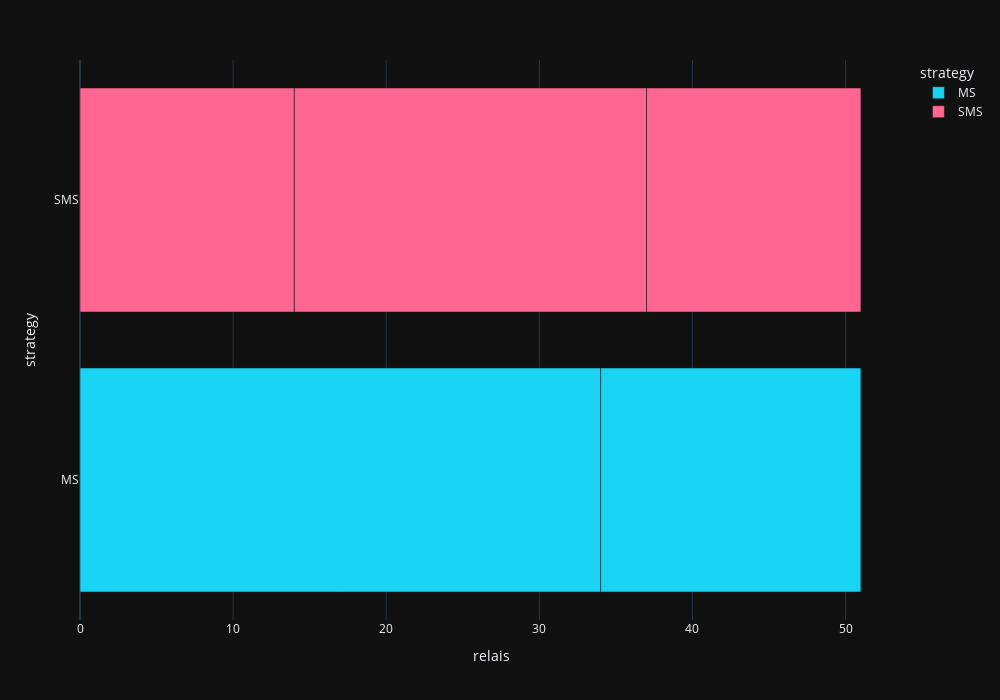

The cell this chart's notebook holds for it:
### Code cell
fig = px.bar(pitstrat2, 
            x = 'relais',
            y = "strategy",
            color = 'strategy',
            color_discrete_map=compound_colors)


fig.update_yaxes(categoryorder='total descending')
fig.update_layout(width=1000, height=700, template='plotly_dark')

### Figure 1 — Plotly figure (JSON) as saved in the notebook; plotly's stock layout.template omitted (floating-point values rounded to 4 significant figures)
{"data": [{"alignmentgroup": "True", "hovertemplate": "strategy=%{y}<br>relais=%{x}<extra></extra>", "legendgroup": "MS", "marker": {"color": "#19d3f3", "pattern": {"shape": ""}}, "name": "MS", "offsetgroup": "MS", "orientation": "h", "showlegend": true, "textposition": "auto", "type": "bar", "x": [34, 17], "xaxis": "x", "y": ["MS", "MS"], "yaxis": "y"}, {"alignmentgroup": "True", "hovertemplate": "strategy=%{y}<br>relais=%{x}<extra></extra>", "legendgroup": "SMS", "marker": {"color": "#FF6692", "pattern": {"shape": ""}}, "name": "SMS", "offsetgroup": "SMS", "orientation": "h", "showlegend": true, "textposition": "auto", "type": "bar", "x": [14, 23, 14], "xaxis": "x", "y": ["SMS", "SMS", "SMS"], "yaxis": "y"}], "layout": {"barmode": "relative", "height": 700, "legend": {"title": {"text": "strategy"}, "tracegroupgap": 0}, "margin": {"t": 60}, "width": 1000, "xaxis": {"anchor": "y", "domain": [0, 1], "title": {"text": "relais"}}, "yaxis": {"anchor": "x", "categoryarray": ["SMS", "MS"], "categoryorder": "total descending", "domain": [0, 1], "title": {"text": "strategy"}}}}
